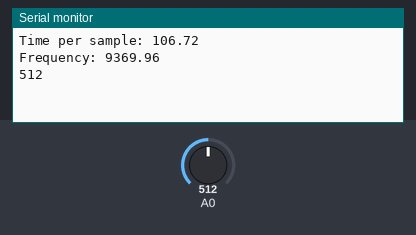
Bench run of a sketch on a simulated Arduino Uno, built with avr-gcc and run on an emulated ATmega328P. Shown: the last lines printed to the serial monitor. Inputs (shaded band) come from the test bench; at power-on: A0 = 512.

Above: at 1.2 s.
1.3 s: A0 set to 716
At 2.6 s:
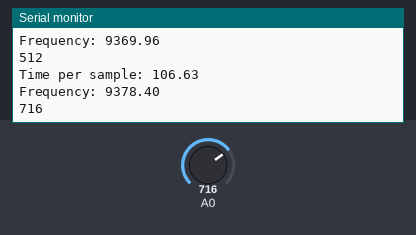
2.8 s: A0 set to 900
At 5.2 s:
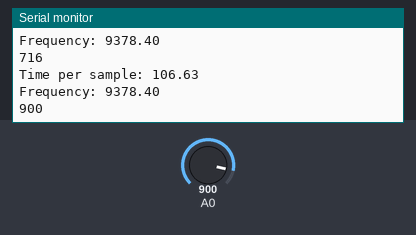
Timing chart, 0 to 6.7 s (numbered marks = the images above; inputs shaded):
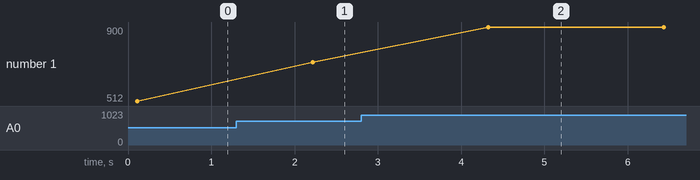

The sketch:

firstexperiment.ino
```cpp
void setup()
{
  Serial.begin(115200);
  pinMode(A0, INPUT);
}

void loop()
{
  long t0, t;

  int aval = 0;

  t0 = micros();
  for(int i=0; i<1000; i++) {
    aval = analogRead(A0);
  }
  t = micros()-t0;  // calculate elapsed time

  Serial.print("Time per sample: ");
  Serial.println((float)t/1000);
  Serial.print("Frequency: ");
  Serial.println((float)1000*1000000/t);
  Serial.println(aval);
  Serial.println();
  delay(2000);
}

void TX(int value, byte channel)
{
  byte LSB, MSB;
  int tmpVal;

  LSB = 0;
  //shift the channel number three places to the left
  // B100000000 | B0000cccc -> B1cccc000
  MSB = B10000000 | (channel << 3);

  // take the top 3 bits only (vvv0000000)
  tmpVal = value & 896;
  // and shift it 7 bits to the right (00000vvv)
  tmpVal = tmpVal >> 7;
  // and add it to the MSB
  MSB = MSB | tmpVal; // B1cccc000 | B00000vvv -> B1ccccvvv

  // then store only the lower 7 bits of the value
  LSB = value & B01111111; // Bvvvvvvvvvv & B0001111111 -> B0vvvvvvv

  Serial.write(MSB);
  Serial.write(LSB);
}
```

Measured:
- after the input at 1.3 s, the serial monitor: prints a new line after 0.92 s (image 1)
- after the input at 2.8 s, the serial monitor: prints a new line after 1.5 s (image 2)
- plotted number 1: 512 → 716 after the input at 1.3 s, 716 → 900 after the input at 2.8 s
